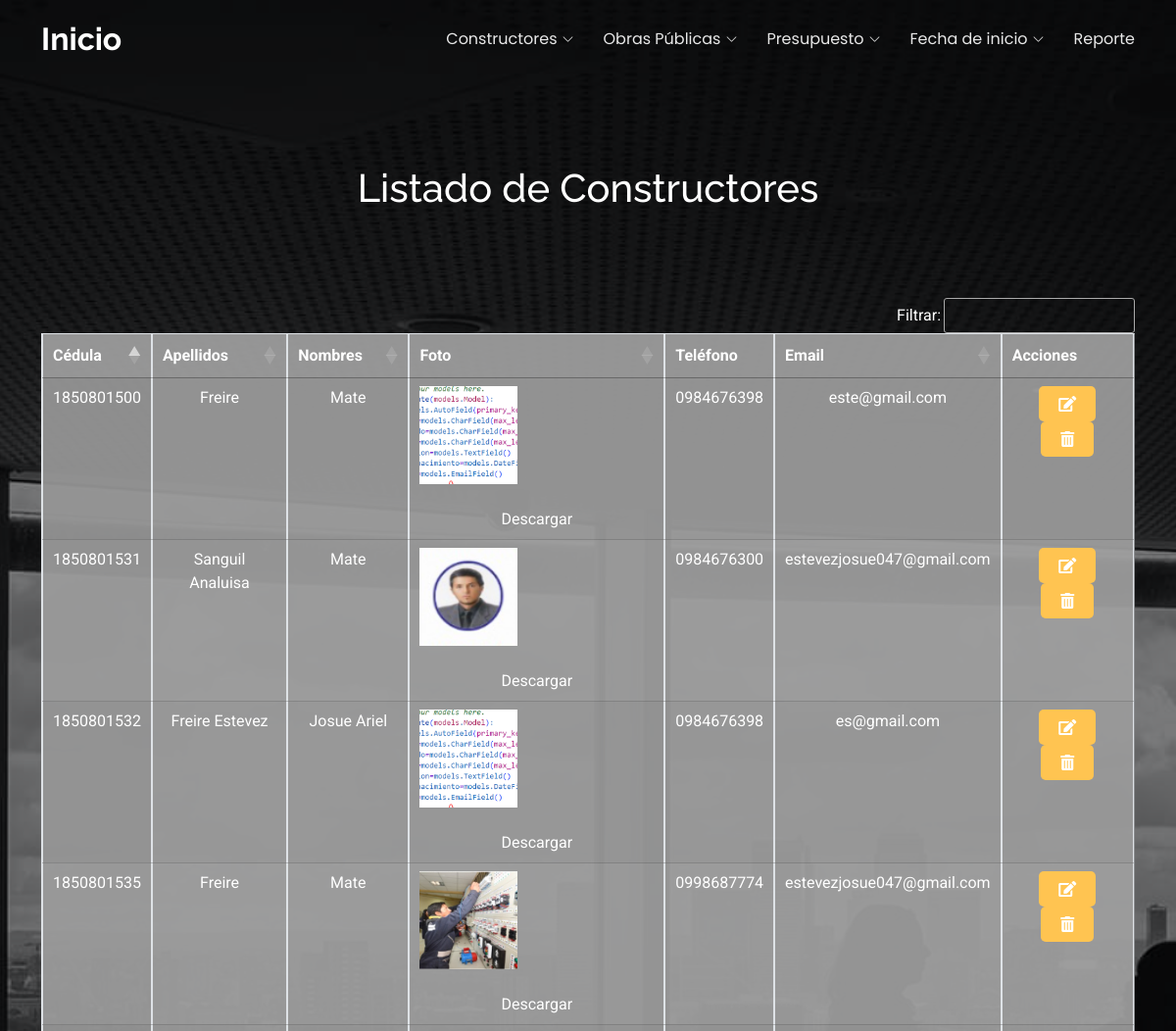
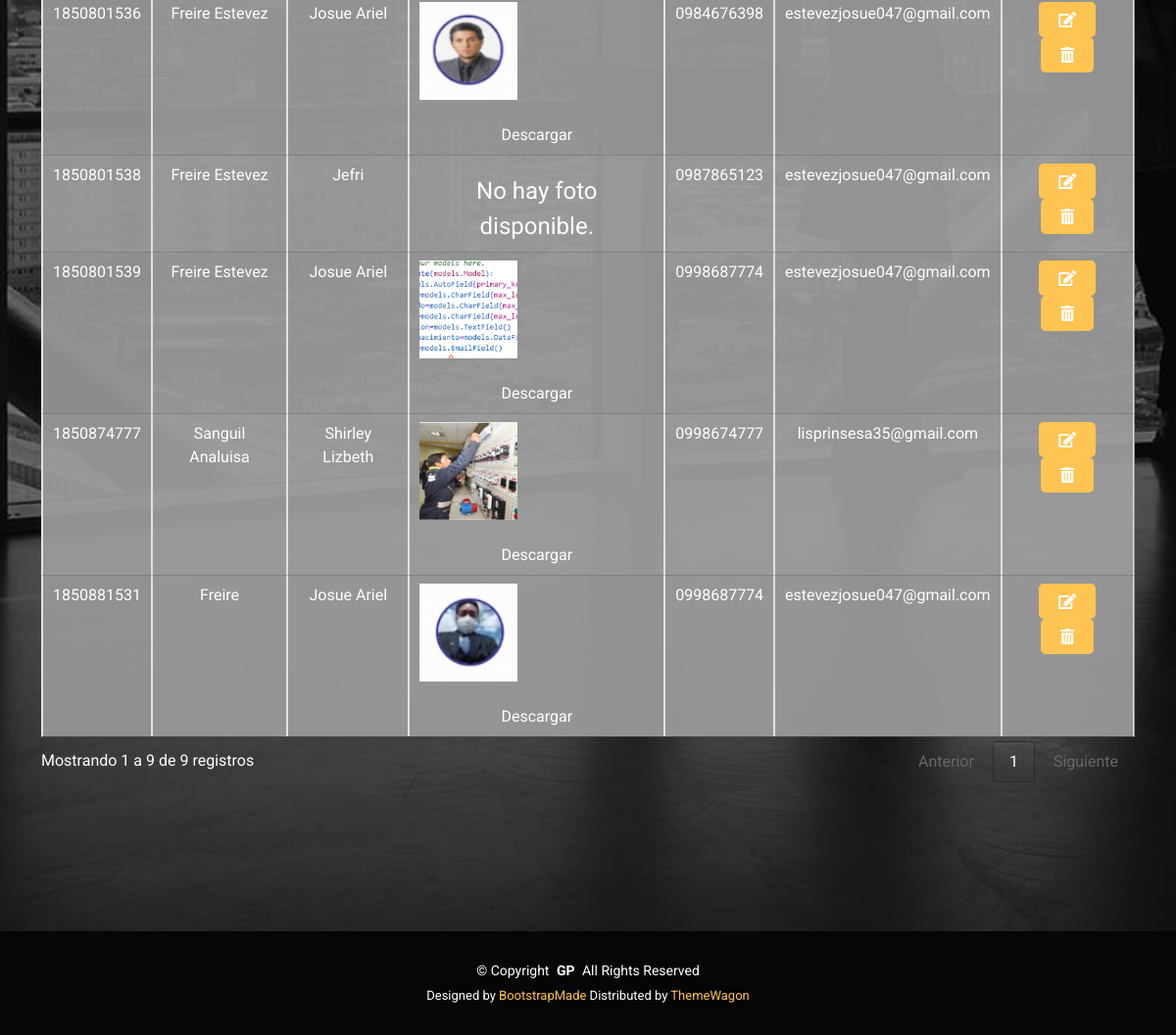
/listadoConstructores/, run on the app's committed database (2 pictures, top to bottom).
### Aplicaciones/obras/models.py (models this page shows, shortened)
class Constructor(models.Model):
    id = models.AutoField(primary_key=True)
    nombre = models.CharField(max_length=200)
    apellido = models.CharField(max_length=200)
    foto=models.FileField(upload_to='constructores',null=True,blank=True)
    cedula = models.CharField(max_length=10, unique=True)
    direccion = models.TextField(blank=True, null=True)
    telefono = models.CharField(max_length=20, blank=True, null=True)
    email = models.EmailField(blank=True, null=True)

### Aplicaciones/obras/views.py (the view)
# urls.py: path('listadoConstructores/', views.listadoConstructores, name='listadoConstructores'),  # Listado de buses
def listadoConstructores(request):
    constructores = Constructor.objects.all()  # Recupera los datos de los buses
    return render(request, 'listadoConstructores.html', {'constructores': constructores})

### Aplicaciones/obras/templates/listadoConstructores.html (shortened to what this page needs)
{% extends "./plantilla.html" %}
{% block contenido %}
{% load static %}
    <section id="hero" class="hero section dark-background">
        <div class="container mt-5">
            <h1 class="text-center mb-3">Listado de Constructores</h1>
            <br><br><br>
            <table border="1" class="table table-bordered table-striped table-hover justify-content text-center display" id="tbl_constructores">
                <thead>
                    <tr>
                        <th>Cédula</th>
                        <th>Apellidos</th>
                        <th>Nombres</th>
                        <th>Foto</th>
                        <th>Teléfono</th>
                        <th>Email</th>
                        <th>Acciones</th>
                    </tr>
                </thead>
                <tbody>
                    {% for constructor in constructores %}
                        <tr>
                            <td>{{ constructor.cedula }}</td>
                            <td>{{ constructor.apellido }}</td>
                            <td>{{ constructor.nombre }}</td>
                            <td>
                                {% if constructor.foto and constructor.foto.url %}
                                <a  href="{{constructor.foto.url}}" target="_blank">
                                    <img src="{{constructor.foto.url}}" alt=""
                                    height="100px" width="100px">
                                </a><br>
                                <a download  href="{{constructor.foto.url}}">
                                    Descargar
                                </a>
                            {% else %}
                                <p>No hay foto disponible.</p>
                            {% endif %}
                            </td>
                            <td>{{ constructor.telefono }}</td>
                            <td>{{ constructor.email }}</td>
                            <td>
                                <a href="/editarConstructor/{{ constructor.id }}" class="btn btn-custom"><i class="fas fa-edit"></i></a>
                                <a onclick="return confirm('¿Estás seguro de eliminar este constructor?');"
                                href="{% url 'eliminarConstructor' constructor.id %}" class="btn btn-custom"><i class="fas fa-trash-alt"></i></a>
                            </td>
                        </tr>
                    {% endfor %}
                </tbody>
            </table>
            <br><br><br>
        </div>
    </section>
{% endblock %}

### Aplicaciones/obras/templates/plantilla.html (shortened to what this page needs)
{% load static %}
<!DOCTYPE html>
<html lang="es">
<head>
  <link rel="stylesheet" href="https://cdnjs.cloudflare.com/ajax/libs/izitoast/1.4.0/css/iziToast.css" />
   <link rel="stylesheet" href="https://cdn.datatables.net/1.13.6/css/jquery.dataTables.min.css">
   <link rel="stylesheet" href="https://cdnjs.cloudflare.com/ajax/libs/bootstrap-fileinput/5.5.4/css/fileinput.min.css" />
    <link rel="stylesheet" type="text/css" href="https://cdn.datatables.net/1.11.3/css/jquery.dataTables.min.css">
    <link rel="stylesheet" type="text/css" href="https://cdn.datatables.net/buttons/2.2.2/css/buttons.dataTables.min.css">
   <link href="https://cdnjs.cloudflare.com/ajax/libs/font-awesome/5.10.0/css/all.min.css" rel="stylesheet">
   <link href="https://cdn.jsdelivr.net/npm/bootstrap-icons@1.4.1/font/bootstrap-icons.css" rel="stylesheet">
  <link href="{% static 'plantilla/assets/vendor/bootstrap/css/bootstrap.min.css' %}" rel="stylesheet">
  <link href="{% static 'plantilla/assets/vendor/bootstrap-icons/bootstrap-icons.css' %}" rel="stylesheet">
  <link href="{% static 'plantilla/assets/vendor/aos/aos.css' %}" rel="stylesheet">
  <link href="{% static 'plantilla/assets/vendor/swiper/swiper-bundle.min.css' %}" rel="stylesheet">
  <link href="{% static 'plantilla/assets/vendor/glightbox/css/glightbox.min.css' %}" rel="stylesheet">
  <link href="{% static 'plantilla/assets/css/main.css' %}" rel="stylesheet">
</head>
<body class="index-page">
  <header id="header" class="header d-flex align-items-center fixed-top">
    <div class="container-fluid container-xl position-relative d-flex align-items-center justify-content-between">
      <a href="/" class="logo d-flex align-items-center me-auto me-lg-0">
        <h1 class="sitename">Inicio</h1>
      </a>
      <nav id="navmenu" class="navmenu">
        <ul>
            <li class="dropdown active"><a href="#"><span>Constructores</span> <i class="bi bi-chevron-down toggle-dropdown"></i></a>
            </li>
            <li class="dropdown active"><a href="#"><span>Obras Públicas</span> <i class="bi bi-chevron-down toggle-dropdown"></i></a>
            </li>
            <li class="dropdown active"><a href="#"><span>Presupuesto</span> <i class="bi bi-chevron-down toggle-dropdown"></i></a>
            </li>
            <li class="dropdown active"><a href="#"><span>Fecha de inicio</span> <i class="bi bi-chevron-down toggle-dropdown"></i></a>
            </li>
            <li class="active"><a href="/listado-completo/">Reporte</a></li>
        </ul>
      </nav>
    </div>
  </header>
    {% block contenido %}
    {% endblock%}
    <footer id="footer" class="footer dark-background">
        <div class="copyright">
          <div class="container text-center">
            <p>© <span>Copyright</span> <strong class="px-1 sitename">GP</strong> <span>All Rights Reserved</span></p>
            <div class="credits">
              Designed by <a href="https://bootstrapmade.com/">BootstrapMade</a> Distributed by <a href="https://themewagon.com">ThemeWagon</a>
            </div>
          </div>
        </div>
      </footer>
</body>
</html>

### ObrasPublicas/static/plantilla/assets/css/main.css (style rules this page uses)
:root { --default-font: "Roboto", system-ui, -apple-system, "Segoe UI", Roboto, "Helvetica Neue", Arial, "Noto Sans", "Liberation Sans", sans-serif, "Apple Color Emoji", "Segoe UI Emoji", "Segoe UI Symbol", "Noto Color Emoji"; --heading-font: "Raleway", sans-serif; --nav-font: "Poppins", sans-serif; }
:root { --background-color: #ffffff; --default-color: #444444; --heading-color: #151515; --accent-color: #ffc451; --surface-color: #ffffff; --contrast-color: #312f2f; }
:root { --nav-color: rgba(255, 255, 255, 0.905); --nav-hover-color: #ffc451; --nav-mobile-background-color: #ffffff; --nav-dropdown-background-color: #ffffff; --nav-dropdown-color: #212529; --nav-dropdown-hover-color: #ffc451; }
.dark-background { --background-color: #060606; --default-color: #ffffff; --heading-color: #ffffff; --surface-color: #252525; --contrast-color: #2a2727; }
:root { scroll-behavior: smooth; }
body { color: var(--default-color); background-color: var(--background-color); font-family: var(--default-font); }
a { color: var(--accent-color); text-decoration: none; transition: 0.3s; }
h1, h2, h3, h4, h5, h6 { color: var(--heading-color); font-family: var(--heading-font); }
.header { --background-color: rgba(0, 0, 0, 0.8); --heading-color: #ffffff; --contrast-color: #ffffff; color: var(--default-color); background-color: var(--background-color); padding: 10px 0; transition: all 0.5s; z-index: 997; }
.header .logo { line-height: 1; }
.header .logo h1 { font-size: 32px; margin: 0; font-weight: 700; color: var(--heading-color); }
@media (max-width: 1200px) { .header .logo { order: 1; } }
@media (max-width: 1200px) { .header .navmenu { order: 3; } }
.index-page .header { --background-color: rgba(0, 0, 0, 0); }
@media (min-width: 1200px) { .navmenu { padding: 0; } }
@media (min-width: 1200px) { .navmenu ul { margin: 0; padding: 0; display: flex; list-style: none; align-items: center; } }
@media (min-width: 1200px) { .navmenu li { position: relative; } }
@media (min-width: 1200px) { .navmenu a, .navmenu a:focus { color: var(--nav-color); padding: 18px 15px; font-size: 16px; font-family: var(--nav-font); font-weight: 400; display: flex; align-items: center; justify-content: space-between; white-space: nowrap; transition: 0.3s; } }
@media (min-width: 1200px) { .navmenu a i, .navmenu a:focus i { font-size: 12px; line-height: 0; margin-left: 5px; transition: 0.3s; } }
@media (min-width: 1200px) { .navmenu li:last-child a { padding-right: 0; } }
@media (min-width: 1200px) { .navmenu li:hover>a, .navmenu .active, .navmenu .active:focus { color: var(--nav-hover-color); } }
.footer { color: var(--default-color); background-color: var(--background-color); font-size: 14px; position: relative; }
.footer .copyright { padding: 30px 0; }
.footer .copyright p { margin-bottom: 0; }
.footer .credits { margin-top: 5px; font-size: 13px; }
section, .section { color: var(--default-color); background-color: var(--background-color); padding: 60px 0; scroll-margin-top: 80px; overflow: clip; }
.hero { width: 100%; min-height: 100vh; position: relative; padding: 120px 0 80px 0; display: flex; align-items: center; justify-content: center; }
.hero img { position: absolute; inset: 0; display: block; width: 100%; height: 100%; object-fit: cover; z-index: 1; }
.hero:before { content: ""; background: color-mix(in srgb, var(--background-color), transparent 30%); position: absolute; inset: 0; z-index: 2; }
.hero .container { position: relative; z-index: 3; }
.hero p { margin: 10px 0 0 0; font-size: 24px; color: color-mix(in srgb, var(--default-color), transparent 30%); }

### data on the page
Constructor: cedula "1850801532", apellido "Freire Estevez", nombre "Josue Ariel", foto (picture), telefono "0984676398", email "es@gmail.com"
Constructor: cedula "1850801536", apellido "Freire Estevez", nombre "Josue Ariel", foto (picture), telefono "0984676398", email "estevezjosue047@gmail.com"
Constructor: cedula "1850801531", apellido "Sanguil Analuisa", nombre "Mate", foto (picture), telefono "0984676300", email "estevezjosue047@gmail.com"
Constructor: cedula "1850801535", apellido "Freire", nombre "Mate", foto (picture), telefono "0998687774", email "estevezjosue047@gmail.com"
Constructor: cedula "1850881531", apellido "Freire", nombre "Josue Ariel", foto (picture), telefono "0998687774", email "estevezjosue047@gmail.com"
Constructor: cedula "1850874777", apellido "Sanguil Analuisa", nombre "Shirley Lizbeth", foto (picture), telefono "0998674777", email "lisprinsesa35@gmail.com"
Constructor: cedula "1850801538", apellido "Freire Estevez", nombre "Jefri", foto "No hay foto disponible.", telefono "0987865123", email "estevezjosue047@gmail.com"
Constructor: cedula "1850801539", apellido "Freire Estevez", nombre "Josue Ariel", foto (picture), telefono "0998687774", email "estevezjosue047@gmail.com"
Constructor: cedula "1850801500", apellido "Freire", nombre "Mate", foto (picture), telefono "0984676398", email "este@gmail.com"
